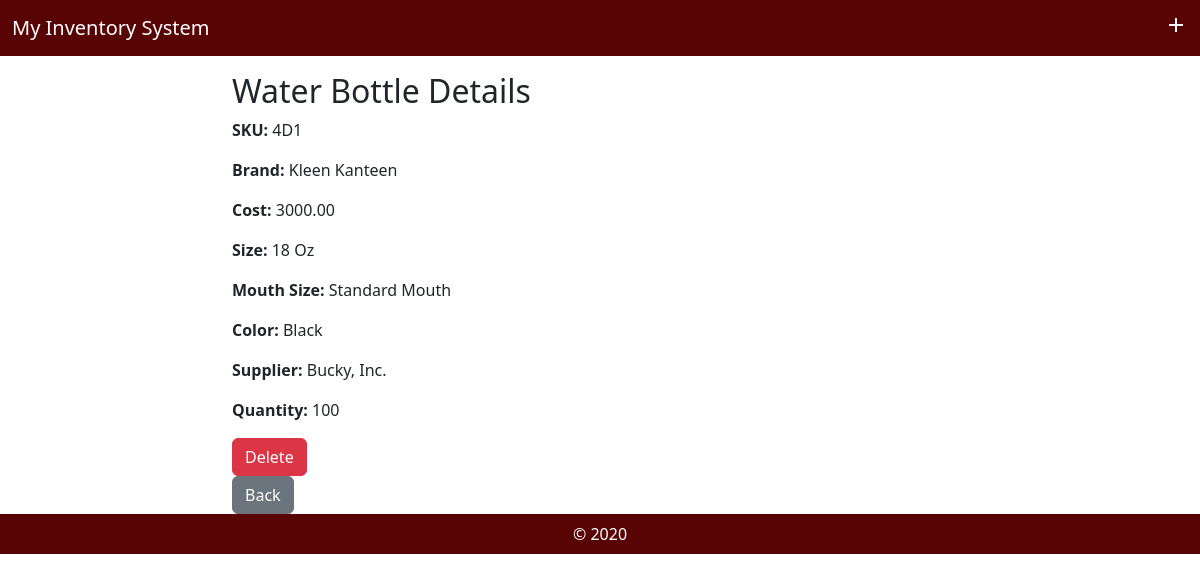
Page /view_bottle_details/4/ on the committed database.
### MyInventoryApp/models.py (models this page shows, shortened)
class WaterBottle(models.Model):
    sku = models.CharField(max_length=300, unique=True, db_index=True)
    brand = models.CharField(max_length=300)
    cost = models.DecimalField(max_digits=10, decimal_places=2)
    size = models.CharField(max_length=300)
    mouth_size = models.CharField(max_length=300)
    color = models.CharField(max_length=300)
    supplied_by = models.ForeignKey(Supplier, on_delete=models.CASCADE)
    current_quantity = models.PositiveIntegerField()
    objects = models.Manager()

class Supplier(models.Model):
    name = models.CharField(max_length=300)
    city = models.CharField(max_length=300)
    country = models.CharField(max_length=300)
    created_at = models.DateTimeField(blank=True, null=True)
    objects = models.Manager()

### MyInventoryApp/views.py (the view)
# urls.py: path('view_bottle_details/<int:pk>/', views.view_bottle_details, name='view_bottle_details'),
def view_bottle_details(request, pk):
    bottle = get_object_or_404(WaterBottle, pk=pk)
    return render(request, 'MyInventoryApp/view_bottle_details.html', {"bottle": bottle, "bottle.pk": bottle.pk})

### MyInventoryApp/templates/MyInventoryApp/view_bottle_details.html (shortened to what this page needs)
{% extends 'MyInventoryApp/base.html' %}
{% block content %}
<h2>Water Bottle Details</h2>
<p><strong>SKU:</strong> {{ bottle.sku }}</p>
<p><strong>Brand:</strong> {{ bottle.brand }}</p>
<p><strong>Cost:</strong> {{ bottle.cost }}</p>
<p><strong>Size:</strong> {{ bottle.size }}</p>
<p><strong>Mouth Size:</strong> {{ bottle.mouth_size }}</p>
<p><strong>Color:</strong> {{ bottle.color }}</p>
<p><strong>Supplier:</strong> {{ bottle.supplied_by.name }}</p>
<p><strong>Quantity:</strong> {{ bottle.current_quantity }}</p>
<form method="POST" action="{% url 'delete_bottle' bottle.pk %}">
    <button type="submit" class="btn btn-danger">Delete</button>
</form>
<a href="{% url 'view_bottles' %}" class="btn btn-secondary">Back</a>
{% endblock %}

### rows in the picture
WaterBottle: sku "4D1", brand "Kleen Kanteen", cost "3000.00", size "18 Oz", mouth_size "Standard Mouth", color "Black", supplied_by.name "Bucky, Inc.", current_quantity "100"
